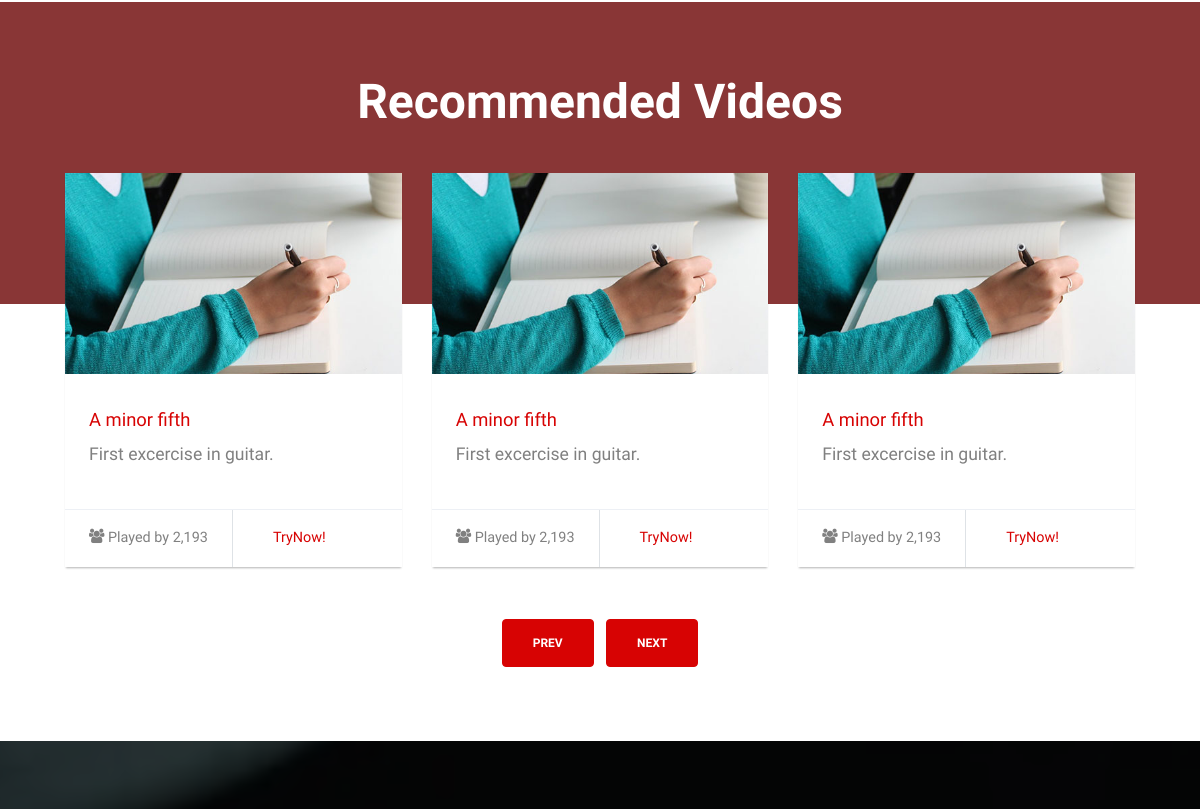
/ (middle part), run on an earlier commit of the app's database.
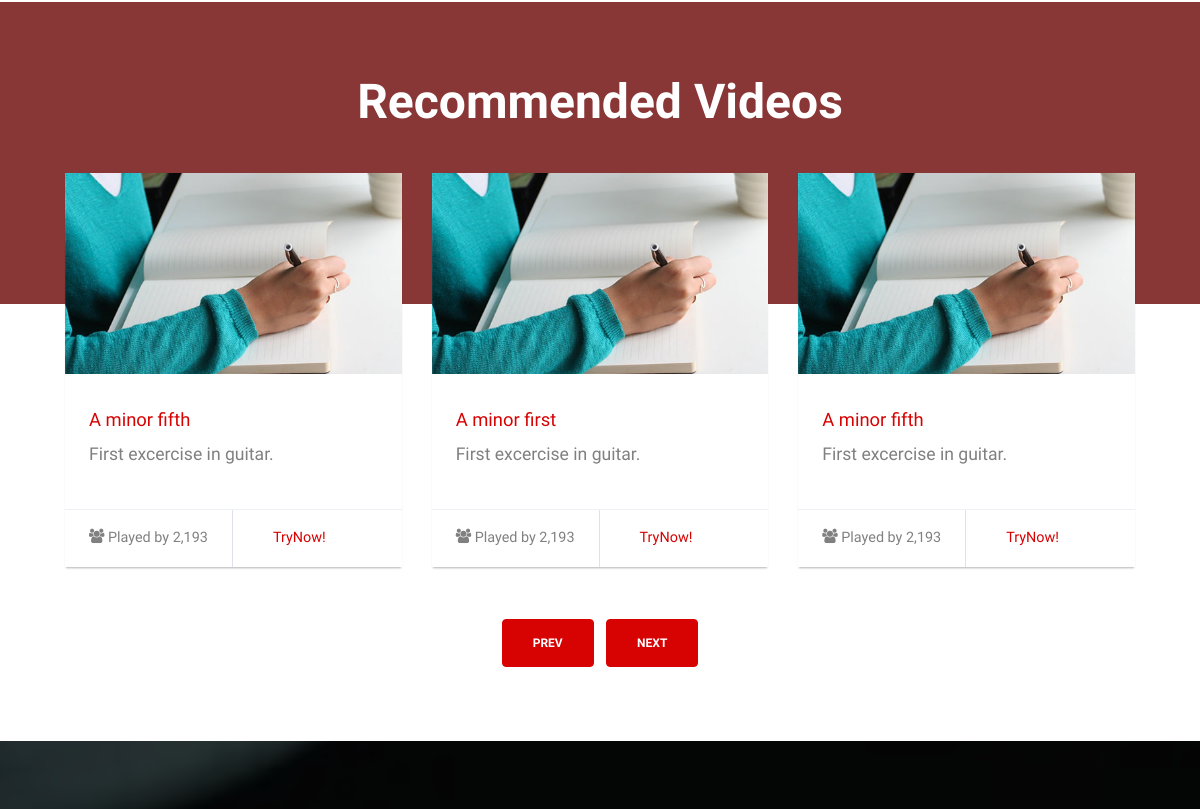
And on a later commit of the database.
### GuitarPickUp/models.py (models this page shows, shortened)
class Excercise(models.Model):
    user = models.ForeignKey(User,on_delete=models.CASCADE,null=True,blank=True)
    title = models.CharField(max_length=200)
    positions = models.TextField(null=True,blank=True)
    path = models.TextField(null=True,blank=True)
    played = models.BooleanField(default=False)
    class Meta:
        ordering =['played']

### GuitarPickUp/views.py (the view)
# urls.py: path('', views.home, name='home'),
def home(request):
    if (request.method == 'POST'):
        username = request.POST.get('username')
        email = request.POST.get('email')
        password = request.POST.get('password1')
        user = User.objects.create_user(username, email, password)
        user.save()
    exercises = Excercise.objects.values('id','title','positions')
    feedback = None
    if(request.user.id != None):
        feedback = Feedback.objects.filter(user_id = request.user.id).values('id','feedback')#user_id = request.user.id
    return render(request, 'base/home.html',{'exercises':exercises,'feedbacks':feedback})

### GuitarPickUp/templates/base/home.html (shortened to what this page needs)
{% extends 'base.html' %}
{% block body %}
<div class="site-section courses-title" id="programs-section">
    <div class="container">
        <div class="row mb-5 justify-content-center">
            <div class="col-lg-7 text-center" data-aos="fade-up" data-aos-delay="">
                <h2 class="section-title">Recommended Videos</h2>
            </div>
        </div>
        <div class="col-lg-7 text-center" data-aos="fade-up" data-aos-delay="">
        </div>
    </div>
</div>
<div class="site-section courses-entry-wrap courses" data-aos="fade-up" data-aos-delay="100">
    <div class="container">
        <div class="row">
            <div class="owl-carousel col-12 nonloop-block-14">
                {% for exercise in exercises%}
                <div class="course bg-white h-100 align-self-stretch">
                    <figure class="m-0">
                        <a href="{% url 'exercise'%}" onclick="hideShow(this);"><img src="static/images/img_1.jpg" alt="Image" class="img-fluid"></a>
                    </figure>
                    <div class="course-inner-text py-4 px-4">
                        <h3><a href="#">{{exercise.title}} {{exercise.positions}}</a></h3>
                        <p>First excercise in guitar. </p>
                    </div>
                    <div class="d-flex border-top stats">
                        <div class="py-3 px-4"><span class="icon-users"></span> Played by 2,193 </div>
                        <div class="py-3 px-4 w-25 border-left"><a href="{% url 'exercise'%}" onclick="hideShow(this);"
                                style="padding-bottom: 0px !important;padding-top: 0px !important;"
                                class="nav-link"><span>TryNow!</span></a></div>
                    </div>
                </div>
                {% endfor %}
            </div>
        </div>
        <div class="row justify-content-center">
            <div class="col-7 text-center">
                <button class="customPrevBtn btn btn-primary m-1">Prev</button>
                <button class="customNextBtn btn btn-primary m-1">Next</button>
            </div>
        </div>
    </div>
</div>
<div class="site-section bg-image overlay" style="background-image: url('static/images/main.jpeg');">
  </div>
{% endblock %}"

### GuitarPickUp/templates/base.html (shortened to what this page needs)
<!DOCTYPE HTML>
<html lang="en">
<head>
	{% load static %}
	<link rel="stylesheet" href="{% static '/fonts/icomoon/style.css' %}">
	<link rel="stylesheet" href="{% static '/css/bootstrap.min.css' %}">
	<link rel="stylesheet" href="{% static '/css/jquery-ui.css'%}">
	<link rel="stylesheet" href="/static/css/owl.carousel.min.css">
	<link rel="stylesheet" href="/static/css/owl.theme.default.min.css">
	<link rel="stylesheet" href="/static/css/owl.theme.default.min.css">
	<link rel="stylesheet" href="/static/css/jquery.fancybox.min.css">
	<link rel="stylesheet" href="/static/css/bootstrap-datepicker.css">
	<link rel="stylesheet" href="/static/fonts/flaticon/font/flaticon.css">
	<link rel="stylesheet" href="/static/css/aos.css">
	<link rel="stylesheet" href="/static/css/style.css">
	<link rel="stylesheet" href="/static/css/kwg-video-player.min.css">
  </head>
<body data-spy="scroll" data-target=".site-navbar-target" data-offset="300">
	<div class="site-wrap">
		{% block body %}{% endblock %}
	</div>
</body>
</html>

### GuitarPickUp/static/css/style.css (style rules this page uses)
body { line-height: 1.7; color: gray; font-weight: 300; font-size: 1.1rem; }
a { -webkit-transition: .3s all ease; -o-transition: .3s all ease; transition: .3s all ease; }
h1, h2, h3, h4, h5, .h1, .h2, .h3, .h4, .h5 { font-family: "Muli", -apple-system, BlinkMacSystemFont, "Segoe UI", Roboto, "Helvetica Neue", Arial, sans-serif, "Apple Color Emoji", "Segoe UI Emoji", "Segoe UI Symbol", "Noto Color Emoji"; }
.site-wrap:before { display: none; -webkit-transition: .3s all ease-in-out; -o-transition: .3s all ease-in-out; transition: .3s all ease-in-out; background: rgba(0, 0, 0, 0.6); content: ""; position: absolute; z-index: 2000; top: 0; left: 0; right: 0; bottom: 0; opacity: 0; visibility: hidden; }
.btn { text-transform: uppercase; font-size: 12px; font-weight: 900; padding: 14px 30px; }
.site-section { padding: 2.5em 0; }
@media (min-width: 768px) { .site-section { padding: 5em 0; } }
.border-top { border-top: 1px solid #edf0f5 !important; }
.bg-image { background-size: cover; background-position: center center; background-repeat: no-repeat; background-attachment: fixed; }
.bg-image.overlay { position: relative; }
.bg-image.overlay:after { position: absolute; content: ""; top: 0; left: 0; right: 0; bottom: 0; z-index: 0; width: 100%; background: rgba(0, 0, 0, 0.7); }
.site-section { padding: 4em 0; position: relative; }
.section-title { font-size: 3rem; color: #000; margin-bottom: 1.8rem; font-weight: 900; }
.courses-title { padding-bottom: 6rem; background: #893636; }
.courses-title .section-title { color: #fff; }
.courses-entry-wrap { margin-top: -282px; }
.course { -webkit-box-shadow: 0 2px 2px -1px rgba(0, 0, 0, 0.3); box-shadow: 0 2px 2px -1px rgba(0, 0, 0, 0.3); -webkit-transition: .3s all ease-in-out; -o-transition: .3s all ease-in-out; transition: .3s all ease-in-out; top: 0; position: relative; }
.course .course-inner-text { position: relative; padding-top: 35px !important; }
.course h3 { font-size: 1.15rem; color: #000; }
.course .stats { font-size: .9rem; }

What changed in the data, as far as the page shows it:
changed Excercise: positions "fifth" → "first"
